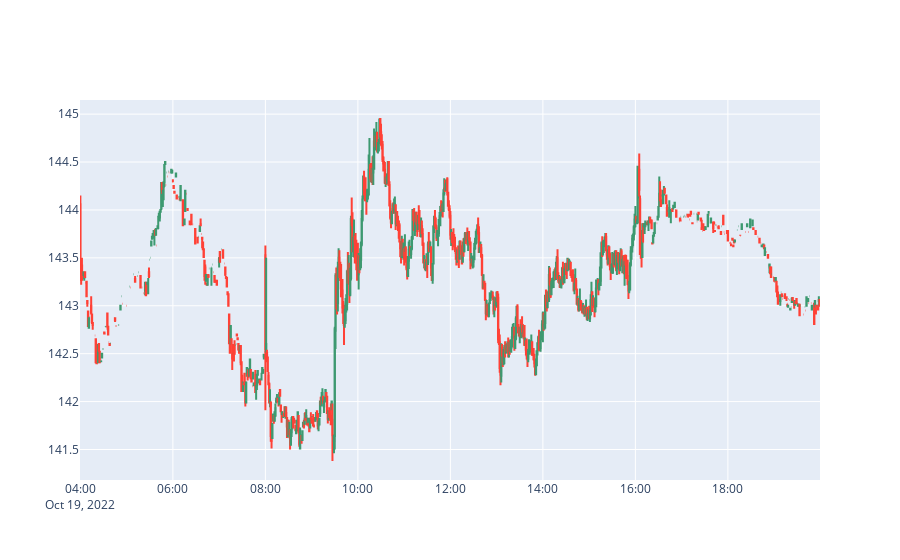

The notebook cell this image was saved under:
### Code cell
candlestick = go.Candlestick(x = day_df.index, open = day_df['Open'], high = day_df['High'], low = day_df['Low'], close = day_df['Close'])
fig = go.Figure(data=[candlestick])

fig.update_layout(xaxis_rangeslider_visible=False)
fig.show()

### Figure 1 — Plotly figure (JSON) as saved in the notebook; plotly's stock layout.template omitted (floating-point values rounded to 4 significant figures; data arrays with more than 128 entries replaced by an {"elided": "..."} marker saying what was removed)
{"data": [{"close": {"elided": "854 float values"}, "high": {"elided": "854 float values"}, "low": {"elided": "854 float values"}, "open": {"elided": "854 float values"}, "type": "candlestick", "x": {"elided": "854 str values"}}], "layout": {"xaxis": {"rangeslider": {"visible": false}}}}
